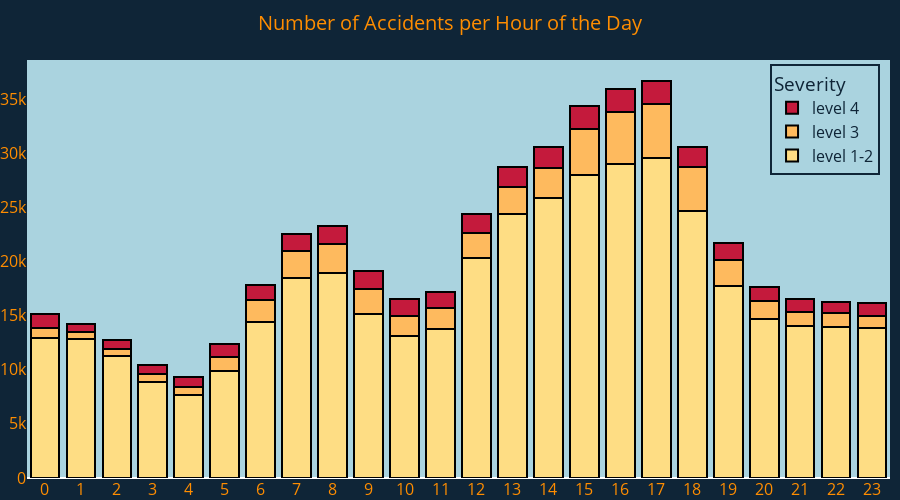

The notebook cell saved with this chart:
### Markdown cell above
##### per Hour of the Day

### Code cell
def per_hour_barplot(df=accidents_df, width=900, height=500):
       
       # Amount of accidents per hour of the day and by level of severity
       acdnts_per_Hour_2 = df.loc[(df["merge_severity"] == 2)].groupby(by=["Start_Hour"]).count()["ID"]
       acdnts_per_Hour_3 = df.loc[(df["merge_severity"] == 3)].groupby(by=["Start_Hour"]).count()["ID"]
       acdnts_per_Hour_4 = df.loc[(df["merge_severity"] == 4)].groupby(by=["Start_Hour"]).count()["ID"]
       
       # Create the figure
       fig = go.Figure(data=[
                             go.Bar(name="level 1-2", x=[i for i in range(0, 24)], y=acdnts_per_Hour_2.values, marker_color="#fedd84"),
                             go.Bar(name="level 3", x=[i for i in range(0, 24)], y=acdnts_per_Hour_3.values, marker_color="#feba5e"),
                             go.Bar(name="level 4", x=[i for i in range(0, 24)], y=acdnts_per_Hour_4.values, marker_color="#c41a3c"),
                            ]
                      )

       fig.update_layout(
                         title={
                                "text":"Number of Accidents per Hour of the Day", 
                                "font": {
                                         "size": 20,
                                         "color": "#FF8D00"
                                        },
                                "xanchor": "center",
                                "x": 0.5,
                                },
                         xaxis={
                                "showgrid": False,
                                "tick0": 0, 
                                "dtick": 1,
                                "color": "#FF8D00"
                                },
                         yaxis={
                                "showgrid": False,
                                "color": "#FF8D00"},
                         font={"size": 16}, 
                         legend={
                                 "traceorder": "reversed",
                                 "x": 0.861,
                                 "y": 0.99,
                                 "bgcolor": "#AAD3DF",
                                 "bordercolor": "#0f2537",
                                 "borderwidth": 2,
                                },
                         legend_title_text="Severity",
                         legend_font_color="#0f2537",
                         autosize=False,
                         width=width,
                         height=height,
                         paper_bgcolor="#0f2537",
                         plot_bgcolor="#AAD3DF",
                         margin={
                                 "l": 15,
                                 "r": 10,
                                 "b": 0,
                                 "t": 60
                                },
                         barmode="stack",
                          ),
       
       fig.update_traces(marker={"line": {
                                          "width": 2,
                                          "color": "black",
                                           },
                                  }
                          )
       return fig

fig = per_hour_barplot()
fig.show()

### Figure 1 — Plotly figure (JSON) as saved in the notebook; plotly's stock layout.template omitted (floating-point values rounded to 4 significant figures)
{"data": [{"marker": {"color": "#fedd84", "line": {"color": "black", "width": 2}}, "name": "level 1-2", "type": "bar", "x": [0, 1, 2, 3, 4, 5, 6, 7, 8, 9, 10, 11, 12, 13, 14, 15, 16, 17, 18, 19, 20, 21, 22, 23], "y": [12926, 12823, 11268, 8875, 7696, 9882, 14386, 18443, 18895, 15189, 13109, 13775, 20329, 24420, 25831, 27999, 28985, 29550, 24679, 17756, 14704, 13995, 13957, 13864]}, {"marker": {"color": "#feba5e", "line": {"color": "black", "width": 2}}, "name": "level 3", "type": "bar", "x": [0, 1, 2, 3, 4, 5, 6, 7, 8, 9, 10, 11, 12, 13, 14, 15, 16, 17, 18, 19, 20, 21, 22, 23], "y": [926, 633, 669, 731, 696, 1249, 2008, 2498, 2682, 2272, 1845, 1913, 2337, 2467, 2825, 4196, 4836, 5014, 3999, 2393, 1616, 1300, 1243, 1133]}, {"marker": {"color": "#c41a3c", "line": {"color": "black", "width": 2}}, "name": "level 4", "type": "bar", "x": [0, 1, 2, 3, 4, 5, 6, 7, 8, 9, 10, 11, 12, 13, 14, 15, 16, 17, 18, 19, 20, 21, 22, 23], "y": [1329, 786, 814, 851, 956, 1238, 1392, 1568, 1673, 1650, 1539, 1482, 1725, 1810, 1924, 2119, 2099, 2106, 1866, 1545, 1291, 1189, 1078, 1153]}], "layout": {"autosize": false, "barmode": "stack", "font": {"size": 16}, "height": 500, "legend": {"bgcolor": "#AAD3DF", "bordercolor": "#0f2537", "borderwidth": 2, "font": {"color": "#0f2537"}, "title": {"text": "Severity"}, "traceorder": "reversed", "x": 0.861, "y": 0.99}, "margin": {"b": 0, "l": 15, "r": 10, "t": 60}, "paper_bgcolor": "#0f2537", "plot_bgcolor": "#AAD3DF", "title": {"font": {"color": "#FF8D00", "size": 20}, "text": "Number of Accidents per Hour of the Day", "x": 0.5, "xanchor": "center"}, "width": 900, "xaxis": {"color": "#FF8D00", "dtick": 1, "showgrid": false, "tick0": 0}, "yaxis": {"color": "#FF8D00", "showgrid": false}}}
